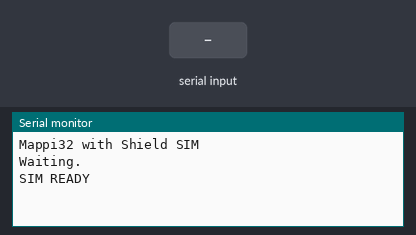
Bench run of a sketch on a simulated Arduino Mega 2560, built with avr-gcc and run on an emulated ATmega2560. Parts: the last lines printed to the serial monitor. Inputs (shaded band) come from the test bench. Random numbers use the default seed unless the sketch sets one; the modem accepts every AT command (registered, SIM ready, sends succeed) and sends nothing else.

Above: at 4.4 s.
4.5 s: "1\n" received over the second serial link
7.5 s: "0\n" received over the second serial link
At 8.8 s:
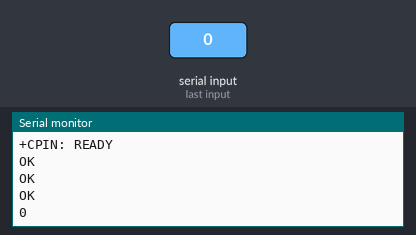
9.0 s: "2\n" received over the second serial link
At 9.8 s:
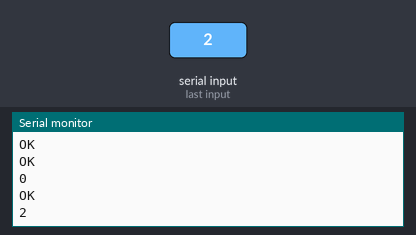

The sketch:

Mappi32_GSM_EC200.ino
```cpp
//EC200U-AU
//KMTek(Karya Merapi Teknologi)

#define RXD2 16 //setting RX (pengirim) di pin 16/IO16 pada mappi32 untuk komunikasi ke GSM Sield
#define TXD2 17 //setting TX (penerima) di pin 17/IO17 pada mappi32 untuk komunikasi ke GSM Sield
#define SIM Serial2  //membuat variabel SIM untuk Serial2

#define api_keyNumber "W50LFWU9SVQ2W43L" //memasukkan api key number dari dashboard thingspeak
int nilai;
int responSIM;
int conLen = 0; // membuat interger conLen sebagai pengkalkulasian Conlen untuk dikirimkan ke dashboard thingspeak

void setup()
{
  Serial.begin(115200);
  SIM.begin(115200, SERIAL_8N1, RXD2, TXD2); // setting baud rate, protocol serial, dan pin yang telah di definisikan di atas
  delay(1000);
  Serial.print("Mappi32 with Shield SIM\n");
  Serial.print("Waiting");
}

void loop()
{
  SIM.println("AT");
  delay(1000);
  responSIM = int(SIM.read());
  nilai = random(10, 15);

  if (responSIM < 1)
  {
    Serial.print(".");
  }

  if (responSIM > 1)
  {
    Serial.print("\n");
    Serial.print("SIM READY");
    delay(2000);

    SIM.println("AT+CPIN?");
    delay(1000);
    ShowSerialData();

    SIM.println("AT+CGATT=1");
    delay(1000);
    ShowSerialData();

    SIM.println("AT+QICSGP=1,1,\"m2minternet\",\"\",\"\",1"); //apn disesuaikan dengan sim card yang digunakan
    delay(1000);
    ShowSerialData();

    SIM.println("AT+QIACT=1");
    delay(1000);
    ShowSerialData();

    SIM.println("AT+QIACT?");
    delay(1000);
    ShowSerialData();

    SIM.println("AT+QIOPEN=1,0,\"TCP\",\"api.thingspeak.com\",80,0,1");
    delay(1000);
    ShowSerialData();

    SIM.println("AT+QISTATE=1,0");
    delay(1000);
    ShowSerialData();

    SIM.println("AT+QISEND=0");
    delay(1000);
    ShowSerialData();

    SIM.println("POST /update.json HTTP/1.1");
    delay(1000);
    ShowSerialData();

    SIM.println("Host: api.thingspeak.com");
    delay(1000);
    ShowSerialData();

    SIM.println("Content-Type: application/json");
    delay(1000);
    ShowSerialData();

    String data = "{\"api_key\":\"" + String(api_keyNumber) + "\",\"field1\":" + String(nilai) + "}";
    conLen = data.length(); //pembacaan conten length secara otomatis

    SIM.println("Content-Length: " + String(conLen) + "\r\n");
    delay(1000);
    ShowSerialData();

    SIM.println(data);
    delay(1000);
    ShowSerialData();

    delay(1000);

    SIM.write(0x1A);
    delay(1000);
    ShowSerialData();

    SIM.println("AT+QICLOSE=1");
    delay(1000);
    ShowSerialData();

    SIM.println("AT+QIDEACT=1");
    delay(1000);
    ShowSerialData();

//    SIM.println("AT+QPOWD");
//    delay(1000);
//    ShowSerialData();


    delay(1000);
    Serial.print("\n");
    Serial.print("Waiting");
  }
}

void ShowSerialData()
{
  while (SIM.available() != 0) //pengkondisian jika GSM Shield tersedia maka akan eksekusi ke code berikutnya
    Serial.write(char(SIM.read())); //mengirimkan perintah ke GSM Sield lalu membaca respon daei GSM Sield
}
```

Measured:
- after the input at 7.5 s, the serial monitor: prints a new line after 0.50 s (image 1)
- after the input at 9.0 s, the serial monitor: prints a new line at once (image 2)
